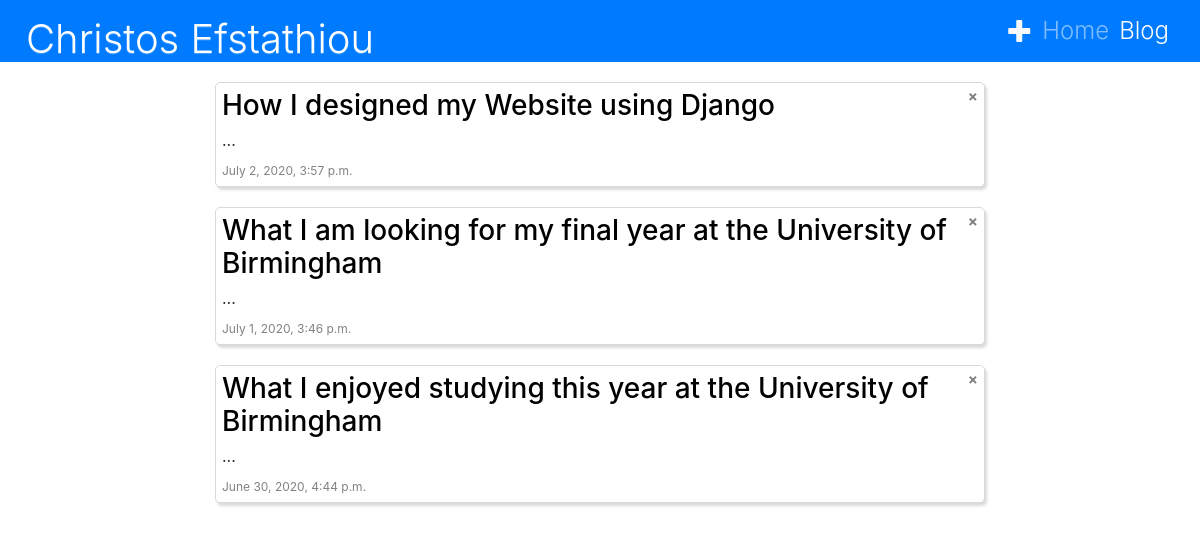
Screenshot of /blog/ (signed in) with the database file from the repository.
### blog/models.py (models this page shows, shortened)
class Post(models.Model):
    title = models.CharField(max_length=200)
    text = models.TextField(default="<p class='post-text'> </p>")
    created_date = models.DateTimeField(default=timezone.now)
    published_date = models.DateTimeField(blank=True, null=True)
    def formatted_markdown(self):
        return markdownify(self.text)

### blog/views.py (the view)
# urls.py: path('', views.post_list, name='post_list'),
def post_list(request):
    posts = Post.objects.filter(published_date__lte=timezone.now()).order_by('-created_date')
    return render(request, 'blog/post_list.html', {'posts': posts})

### blog/templates/blog/post_list.html
{% extends 'blog/blog_base.html' %}
{% load static %}
{% block content %}
    {% for post in posts %}
            <div onclick="location.href='{% url 'post_detail' pk=post.pk %}'" class="post post-hover">
                {% if user.is_authenticated %}
                    <a href="{% url 'post_delete' pk=post.pk %}" class="close" aria-label="Close"><span aria-hidden="true">&times;</span></a>
                {% endif %}
                <h2><a href="{% url 'post_detail' pk=post.pk %}">{{ post.title }}</a></h2>
                <p class="post-text">
                    {{ post.formatted_markdown|safe|slice:":500" }}{% if post.text|length > 500 %}...{% endif %}
                </p>
                <div class="post-date">
                    {{ post.published_date }}
                </div>
            </div>
    {% endfor %}
{% endblock %}

### blog/static/blog/css/blog.css (style rules this page uses)
.post { box-shadow: 2px 3px 3px rgba(0, 0, 0, 0.15); border: solid 1px rgba(0, 0, 0, 0.15); border-radius: 5px; padding: 6px; margin-bottom: 20px; margin-top: 20px; cursor: pointer; transition: box-shadow 0.2s ease-in-out; }
.post-text { font-size: 16px; }
.post-date { color: #828282; text-align: left; font-size: 12px; }
.post h2 a, .post h2, h2 { font-size: 28px; color: black; }

### rows the page displays
Post: title "How I designed my Website using Django", published_date "July 2, 2020, 3:57 p.m."
Post: title "What I am looking for my final year at the University of Birmingham", published_date "July 1, 2020, 3:46 p.m."
Post: title "What I enjoyed studying this year at the University of Birmingham", published_date "June 30, 2020, 4:44 p.m."
